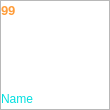
<?xml version="1.0" encoding="UTF-8"?>
<ui version="4.0">
 <class>fPlayerWidget</class>
 <widget class="QWidget" name="fPlayerWidget">
  <property name="geometry">
   <rect>
    <x>0</x>
    <y>0</y>
    <width>110</width>
    <height>110</height>
   </rect>
  </property>
  <property name="minimumSize">
   <size>
    <width>110</width>
    <height>110</height>
   </size>
  </property>
  <property name="maximumSize">
   <size>
    <width>110</width>
    <height>110</height>
   </size>
  </property>
  <property name="windowTitle">
   <string>Form</string>
  </property>
  <property name="styleSheet">
   <string notr="true">#fPlayerWidget {
background-color: rgba(0, 0, 0, 0);
background-image: url(:/player_widget/border.png);
}</string>
  </property>
  <layout class="QGridLayout" name="gridLayout">
   <property name="leftMargin">
    <number>0</number>
   </property>
   <property name="topMargin">
    <number>0</number>
   </property>
   <property name="rightMargin">
    <number>0</number>
   </property>
   <property name="bottomMargin">
    <number>0</number>
   </property>
   <property name="spacing">
    <number>0</number>
   </property>
   <item row="0" column="0">
    <widget class="QFrame" name="fPlayerImage">
     <property name="styleSheet">
      <string notr="true">#fPlayerImage {
background-image: url(:/player_avatar/0);
}</string>
     </property>
     <property name="frameShape">
      <enum>QFrame::StyledPanel</enum>
     </property>
     <property name="frameShadow">
      <enum>QFrame::Raised</enum>
     </property>
     <layout class="QVBoxLayout" name="verticalLayout_2">
      <property name="leftMargin">
       <number>0</number>
      </property>
      <property name="topMargin">
       <number>0</number>
      </property>
      <property name="rightMargin">
       <number>0</number>
      </property>
      <property name="bottomMargin">
       <number>0</number>
      </property>
      <item>
       <layout class="QHBoxLayout" name="horizontalLayout">
        <item>
         <widget class="QLabel" name="lVotes">
          <property name="sizePolicy">
           <sizepolicy hsizetype="Maximum" vsizetype="Preferred">
            <horstretch>0</horstretch>
            <verstretch>0</verstretch>
           </sizepolicy>
          </property>
          <property name="minimumSize">
           <size>
            <width>66</width>
            <height>0</height>
           </size>
          </property>
          <property name="maximumSize">
           <size>
            <width>66</width>
            <height>16777215</height>
           </size>
          </property>
          <property name="font">
           <font>
            <pointsize>10</pointsize>
            <weight>75</weight>
            <bold>true</bold>
           </font>
          </property>
          <property name="styleSheet">
           <string notr="true">#lVotes {
color: rgb(255, 157, 58);
}</string>
          </property>
          <property name="text">
           <string>99</string>
          </property>
          <property name="alignment">
           <set>Qt::AlignLeading|Qt::AlignLeft|Qt::AlignTop</set>
          </property>
          <property name="margin">
           <number>5</number>
          </property>
         </widget>
        </item>
        <item>
         <layout class="QVBoxLayout" name="verticalLayout">
          <property name="spacing">
           <number>0</number>
          </property>
          <item>
           <widget class="QLabel" name="lOnline">
            <property name="sizePolicy">
             <sizepolicy hsizetype="Minimum" vsizetype="Preferred">
              <horstretch>0</horstretch>
              <verstretch>0</verstretch>
             </sizepolicy>
            </property>
            <property name="minimumSize">
             <size>
              <width>44</width>
              <height>20</height>
             </size>
            </property>
            <property name="maximumSize">
             <size>
              <width>44</width>
              <height>20</height>
             </size>
            </property>
            <property name="text">
             <string/>
            </property>
           </widget>
          </item>
          <item>
           <widget class="QLabel" name="lRole1">
            <property name="minimumSize">
             <size>
              <width>44</width>
              <height>20</height>
             </size>
            </property>
            <property name="maximumSize">
             <size>
              <width>44</width>
              <height>20</height>
             </size>
            </property>
            <property name="text">
             <string/>
            </property>
           </widget>
          </item>
          <item>
           <widget class="QLabel" name="lRole2">
            <property name="minimumSize">
             <size>
              <width>44</width>
              <height>20</height>
             </size>
            </property>
            <property name="maximumSize">
             <size>
              <width>44</width>
              <height>20</height>
             </size>
            </property>
            <property name="text">
             <string/>
            </property>
           </widget>
          </item>
          <item>
           <widget class="QLabel" name="lRole3">
            <property name="minimumSize">
             <size>
              <width>44</width>
              <height>20</height>
             </size>
            </property>
            <property name="maximumSize">
             <size>
              <width>44</width>
              <height>20</height>
             </size>
            </property>
            <property name="text">
             <string/>
            </property>
           </widget>
          </item>
         </layout>
        </item>
       </layout>
      </item>
      <item>
       <widget class="QLabel" name="lPlayerName">
        <property name="minimumSize">
         <size>
          <width>0</width>
          <height>16</height>
         </size>
        </property>
        <property name="maximumSize">
         <size>
          <width>16777215</width>
          <height>16</height>
         </size>
        </property>
        <property name="styleSheet">
         <string notr="true">color: rgb(0, 223, 223);</string>
        </property>
        <property name="text">
         <string>Name</string>
        </property>
       </widget>
      </item>
     </layout>
    </widget>
   </item>
  </layout>
 </widget>
 <resources/>
 <connections/>
</ui>
